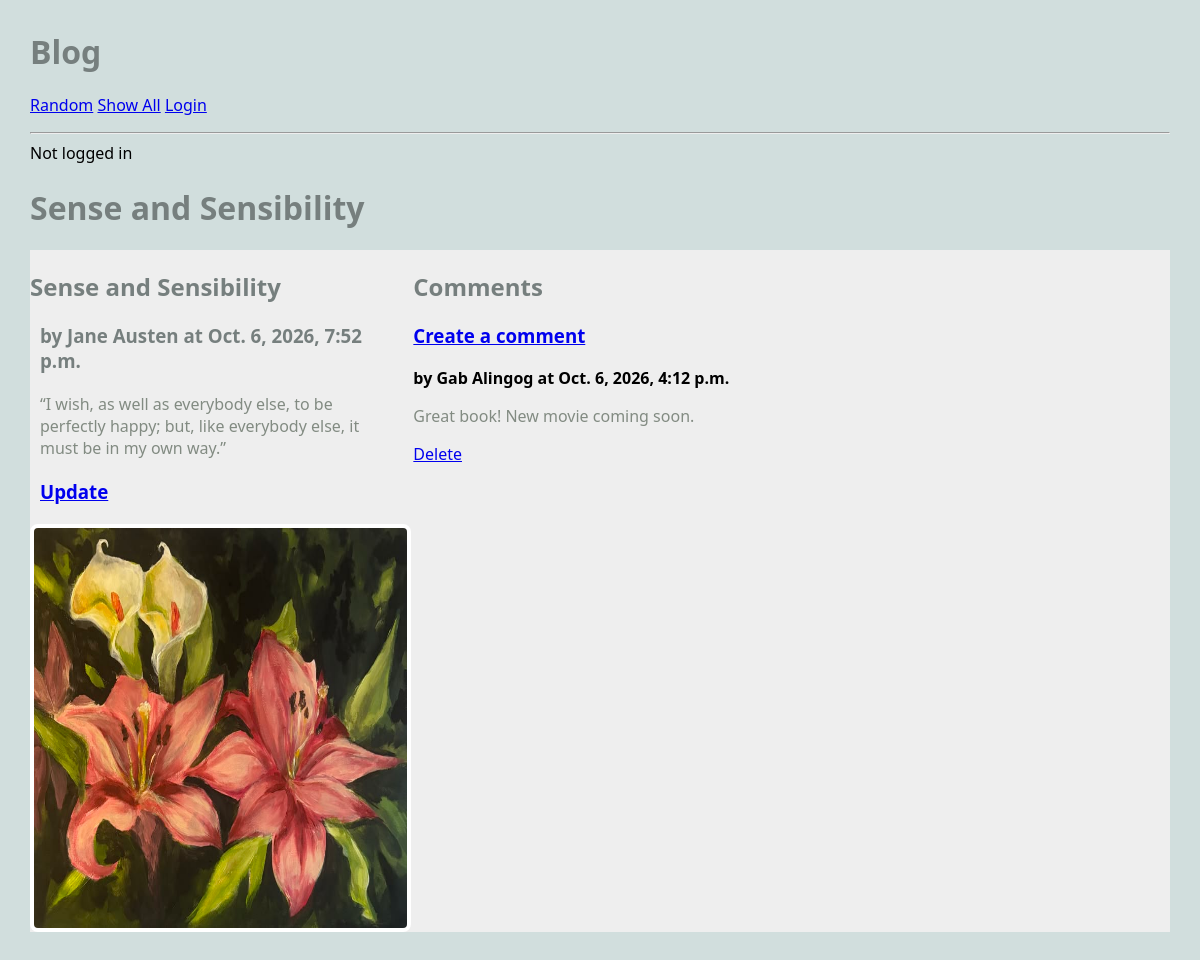
Page /blog/article/6 on the earlier database version.
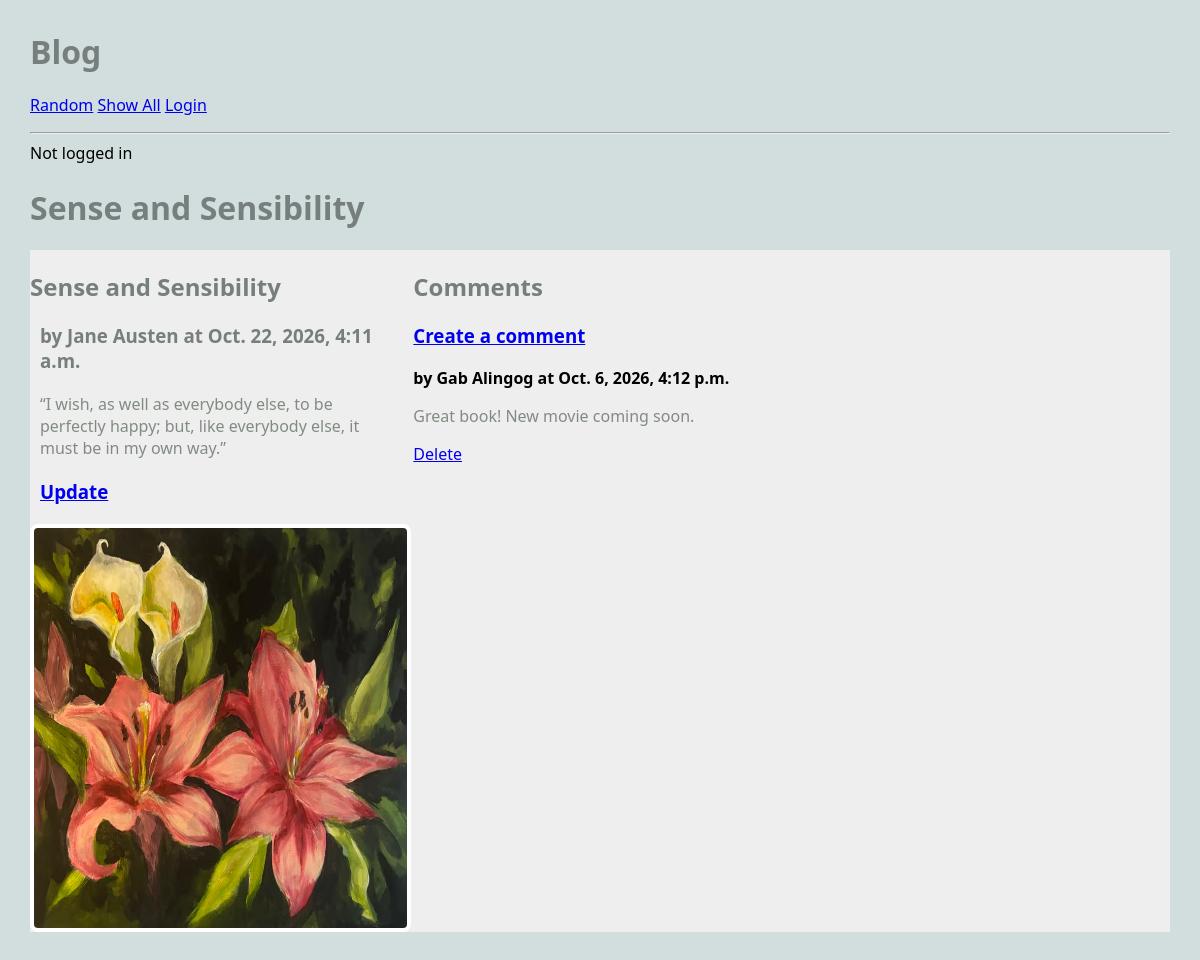
Same page on the later database version.
### blog/models.py (models this page shows, shortened)
class Article(models.Model):
    title = models.TextField(blank=True) # can be empty
    author = models.TextField(blank=True)
    text = models.TextField(blank=True)
    published = models.DateTimeField(auto_now=True) # when it was created
    image_file = models.ImageField(blank=True)
    user = models.ForeignKey(User, on_delete=models.CASCADE)
    def get_all_comments(self):
        comments = Comment.objects.filter(article=self)
        return comments

### blog/views.py (the view)
# urls.py: path('article/<int:pk>', ArticleView.as_view(), name='article'), # show a single article
class ArticleView(DetailView):
    model = Article
    template_name = "blog/article.html"
    context_object_name = 'article' # different

### blog/models.py (called while the page is built)
    def __str__(self):
        return f'{self.text}'

### blog/templates/blog/article.html
{% extends 'blog/base.html' %}
{% block content %}
<h1>{{article.title}}</h1>
<main class="grid-container">
    <article>
		<div>
			<h2>{{article.title}}</h2>
			<h3>by {{article.author}} at {{article.published}}</h3>
			<p>
			{{article.text}}
			</p>
			<h3>
				<a href="{% url 'update_article' article.pk %}">Update</a>
			</h3>
		</div>
		{% if article.image_file %}
		<img src="{{ article.image_file.url }}" alt="picture">
		{% else %}
		<h3>No image</h3>
		{% endif %}
	</article>
	<div>
		<h2>Comments</h2>
		<h3>
			<a href="{% url 'create_comment' article.pk %}">Create a comment</a>
		</h3>
		{% for comment in article.get_all_comments %}
		<div>
			<strong>by {{comment.author}} at {{comment.published}}</strong>
			<p>{{comment.text}}</p>
			<a href="{% url 'delete_comment' comment.pk %}">Delete</a>
		</div>
		{% endfor %}
	</div>
</main>
{% endblock %}

Differences in the rows shown:
changed Article "Sense and Sensibility": published "Oct. 6, 2026, 7:52 p.m." → "Oct. 22, 2026, 4:11 a.m."
